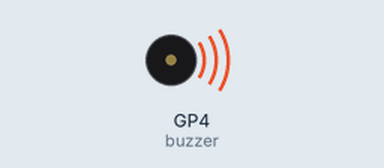
This program was run on a simulated Raspberry Pi Pico running MicroPython. Parts: buzzer (waves = sounding). What the program prints to the serial console is not drawn. At 14.5 s the program stops and its outputs stay as they are.

Above: at 0.15 s.
At 4.79 s:
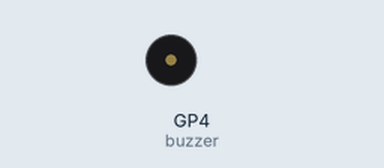
Timing chart, 0 to 5.7 s (numbered marks = the images above):
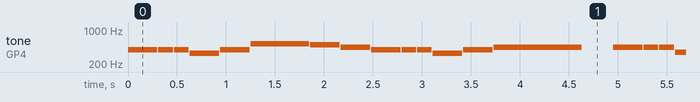

Measured:
- by itself, tone on GP4 (buzzer): plays 392 Hz for 0.30 s, 392 Hz for 0.15 s, 392 Hz for 0.15 s, 330 Hz for 0.30 s, 392 Hz for 0.30 s, 523 Hz for 0.60 s … (42 notes in this stretch)

The program:

erika_song.py
```python
from machine import Pin, PWM
import time

# Initialize buzzer with PWM
buzzer = PWM(Pin(4))

# Note frequencies
C4 = 262
D4 = 294
E4 = 330
F4 = 349
G4 = 392
A4 = 440
B4 = 494
C5 = 523

def play_note(frequency, duration):
    """Play a note at given frequency for duration milliseconds"""
    if frequency == 0:  # Rest
        time.sleep(duration / 1000)
    else:
        buzzer.freq(frequency)
        buzzer.duty_u16(32768)  # 50% duty cycle
        time.sleep(duration / 1000)
        buzzer.duty_u16(0)  # Turn off
    time.sleep(0.01)  # Small gap between notes

def play_erika():
    """Play the Erika marching song melody"""
    # Tempo
    beat = 300  # milliseconds per beat

    # Melody - simplified version of Erika
    # Each tuple is (note_frequency, duration_in_beats)
    melody = [
        # First phrase
        (G4, 1), (G4, 0.5), (G4, 0.5), (E4, 1), (G4, 1),
        (C5, 2), (B4, 1), (A4, 1),
        (G4, 1), (G4, 0.5), (G4, 0.5), (E4, 1), (G4, 1),
        (A4, 3), (0, 1),  # Rest

        # Second phrase
        (A4, 1), (A4, 0.5), (A4, 0.5), (F4, 1), (A4, 1),
        (C5, 2), (B4, 1), (A4, 1),
        (G4, 1), (G4, 0.5), (G4, 0.5), (E4, 1), (G4, 1),
        (G4, 3), (0, 1),  # Rest

        # Third phrase (repeat of first)
        (G4, 1), (G4, 0.5), (G4, 0.5), (E4, 1), (G4, 1),
        (C5, 2), (B4, 1), (A4, 1),
        (G4, 1), (G4, 0.5), (G4, 0.5), (E4, 1), (G4, 1),
        (C4, 3),
    ]

    print("Playing Erika marching song...")

    # Play the melody
    for note, beats in melody:
        play_note(note, beat * beats)

    print("Song complete!")

# Play the song
play_erika()

# Clean up
buzzer.deinit()
```
